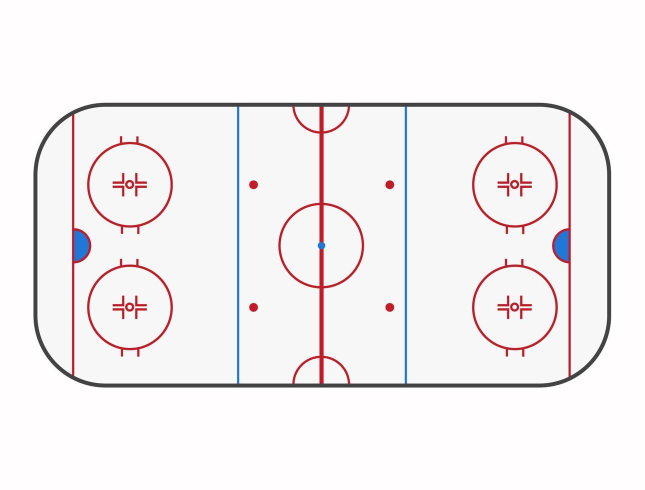
#> input picture assets/rink_template.png, 1289 x 980 px (shown at 1/2 size)
$ python rink.py
#> lines starting #> are read from the running program, lines starting #| are printed output that depends on the picture
"""NHL rink geometry: named keypoints in real-world feet, and their positions on the 2D template.

Rink coordinates are in feet with the origin at the centre dot:
    x runs along the length of the rink, -100 (left end boards) to +100 (right end boards)
    y runs across the rink, +42.5 (far boards, top of the template) to -42.5 (near boards)
"Far" is the side of the rink away from the broadcast camera, "near" is the side closest to it.

The template image (assets/rink_template.png) is not drawn to scale: its zones are stretched
differently along each axis. rink_to_template() handles that with piecewise-linear interpolation
between markings measured on the image, so a position in feet always lands in the right place
relative to the drawn lines.
"""

from pathlib import Path

import cv2
import numpy as np

TEMPLATE_PATH = Path(__file__).parent / "assets" / "rink_template.png"

RINK_LENGTH = 200.0
RINK_WIDTH = 85.0
HALF_LENGTH = RINK_LENGTH / 2
HALF_WIDTH = RINK_WIDTH / 2

# NHL markings, in feet from centre ice.
GOAL_LINE_X = 89.0
BLUE_LINE_X = 25.0
NEUTRAL_DOT_X = 20.0
END_DOT_X = 69.0
FACEOFF_DOT_Y = 22.0
CIRCLE_RADIUS = 15.0
CORNER_RADIUS = 28.0
GOAL_POST_Y = 3.0
CREASE_RADIUS = 6.0
REF_CREASE_RADIUS = 10.0
HASH_OFFSET_X = 2.79  # hash marks are 5'7" apart, centred on the dot
HASH_LENGTH = 2.0

# Where the goal line meets the curved corner boards.
_GOAL_LINE_BOARDS_Y = (HALF_WIDTH - CORNER_RADIUS) + np.sqrt(
    CORNER_RADIUS**2 - (GOAL_LINE_X - (HALF_LENGTH - CORNER_RADIUS)) ** 2)
# Where the hash marks touch the faceoff circle, measured from the dot.
_HASH_BASE_Y = np.sqrt(CIRCLE_RADIUS**2 - HASH_OFFSET_X**2)

# Measured template pixels for each marking, used to map feet -> template pixels.
# (feet, pixel) pairs; must be sorted by feet.
_X_KNOTS = [
    (-100, 70), (-89, 145.5), (-84, 176.5), (-69, 259.5), (-54, 342.5), (-25, 475.5),
    (-20, 507.5), (-15, 558.5), (0, 642.5), (15, 726.0), (20, 779.0), (25, 811.5),
    (54, 945.5), (69, 1029.0), (84, 1112.5), (89, 1138.5), (100, 1218),
]
_Y_KNOTS = [
    (-42.5, 771), (-37, 697.5), (-22, 614), (-15, 575), (-7, 530.5), (0, 491),
    (7, 452.5), (15, 407), (22, 369), (37, 285.5), (42.5, 209),
]


def rink_to_template(points_ft):
    """Map (N, 2) rink coordinates in feet to (N, 2) template pixel coordinates."""
    pts = np.asarray(points_ft, dtype=np.float64).reshape(-1, 2)
    fx, px = zip(*_X_KNOTS)
    fy, py = zip(*_Y_KNOTS)
    return np.column_stack([np.interp(pts[:, 0], fx, px), np.interp(pts[:, 1], fy, py)])


def template_to_rink(points_px):
    """Inverse of rink_to_template()."""
    pts = np.asarray(points_px, dtype=np.float64).reshape(-1, 2)
    fx, px = zip(*_X_KNOTS)
    fy, py = zip(*_Y_KNOTS)
    # np.interp needs increasing x; template y decreases as rink y increases.
    return np.column_stack([np.interp(pts[:, 0], px, fx), np.interp(pts[:, 1], py[::-1], fy[::-1])])


class Keypoint:
    def __init__(self, name, x, y, group, template_px=None):
        self.name = name
        self.xy = (float(x), float(y))
        self.group = group
        # Some drawn features are not to scale with the rest of the template (corner arcs, hash
        # marks), so they carry a measured pixel position instead of the interpolated one.
        self.template_px = template_px if template_px is not None else tuple(rink_to_template(self.xy)[0])

    def __repr__(self):
        return f"Keypoint({self.name!r}, x={self.xy[0]}, y={self.xy[1]})"


def _build_keypoints():
    kps = []

    def add(name, x, y, group, px=None):
        kps.append(Keypoint(name, x, y, group, px))

    # Centre ice.
    add("center_dot", 0, 0, "center")
    add("center_circle_far", 0, CIRCLE_RADIUS, "center")
    add("center_circle_near", 0, -CIRCLE_RADIUS, "center")
    add("center_circle_left", -CIRCLE_RADIUS, 0, "center")
    add("center_circle_right", CIRCLE_RADIUS, 0, "center")
    add("center_line_far_boards", 0, HALF_WIDTH, "lines")
    add("center_line_near_boards", 0, -HALF_WIDTH, "lines")

    # Referee creases (semicircles on the boards at centre ice).
    for side, sy, apex_px in (("far", 1, 265), ("near", -1, 716)):
        add(f"ref_crease_{side}_apex", 0, sy * (HALF_WIDTH - REF_CREASE_RADIUS), "center", (642.5, apex_px))
        add(f"ref_crease_{side}_left", -REF_CREASE_RADIUS, sy * HALF_WIDTH, "center", (586, 209 if sy > 0 else 771))
        add(f"ref_crease_{side}_right", REF_CREASE_RADIUS, sy * HALF_WIDTH, "center", (698, 209 if sy > 0 else 771))

    for end, sx in (("left", -1), ("right", 1)):
        e = end[0].upper()  # "L" / "R"

        # Blue line and neutral zone.
        add(f"{e}_blue_line_far_boards", sx * BLUE_LINE_X, HALF_WIDTH, "lines")
        add(f"{e}_blue_line_near_boards", sx * BLUE_LINE_X, -HALF_WIDTH, "lines")
        add(f"{e}_neutral_dot_far", sx * NEUTRAL_DOT_X, FACEOFF_DOT_Y, "neutral_dots")
        add(f"{e}_neutral_dot_near", sx * NEUTRAL_DOT_X, -FACEOFF_DOT_Y, "neutral_dots")

        # Goal line, goal and crease.
        gl_px = 145.5 if sx < 0 else 1138.5
        add(f"{e}_goal_line_far_boards", sx * GOAL_LINE_X, _GOAL_LINE_BOARDS_Y, "lines", (gl_px, 231))
        add(f"{e}_goal_line_near_boards", sx * GOAL_LINE_X, -_GOAL_LINE_BOARDS_Y, "lines", (gl_px, 748))
        add(f"{e}_goal_center", sx * GOAL_LINE_X, 0, "goal")
        add(f"{e}_goal_post_far", sx * GOAL_LINE_X, GOAL_POST_Y, "goal")
        add(f"{e}_goal_post_near", sx * GOAL_LINE_X, -GOAL_POST_Y, "goal")
        add(f"{e}_crease_apex", sx * (GOAL_LINE_X - CREASE_RADIUS), 0, "goal",
            (181 if sx < 0 else 1105, 491))

        # End boards and corners (where the straight boards meet the corner arcs).
        board_px = 70 if sx < 0 else 1218
        corner_x_px = 210 if sx < 0 else 1078
        add(f"{e}_end_boards_center", sx * HALF_LENGTH, 0, "boards")
        for side, sy in (("far", 1), ("near", -1)):
            add(f"{e}_corner_{side}_side_boards", sx * (HALF_LENGTH - CORNER_RADIUS), sy * HALF_WIDTH,
                "boards", (corner_x_px, 209 if sy > 0 else 771))
            add(f"{e}_corner_{side}_end_boards", sx * HALF_LENGTH, sy * (HALF_WIDTH - CORNER_RADIUS),
                "boards", (board_px, 350 if sy > 0 else 632))

        # End-zone faceoff circles: dot, four extreme points on the circle, four hash mark tips.
        for side, sy in (("far", 1), ("near", -1)):
            cx, cy = sx * END_DOT_X, sy * FACEOFF_DOT_Y
            p = f"{e}_{side}"
            add(f"{p}_endzone_dot", cx, cy, "endzone_dots")
            add(f"{p}_circle_top", cx, cy + CIRCLE_RADIUS, "circles")
            add(f"{p}_circle_bottom", cx, cy - CIRCLE_RADIUS, "circles")
            add(f"{p}_circle_left", cx - CIRCLE_RADIUS, cy, "circles")
            add(f"{p}_circle_right", cx + CIRCLE_RADIUS, cy, "circles")

            dot_px = rink_to_template((cx, cy))[0]
            for vert, sv in (("top", 1), ("bottom", -1)):
                tip_y = cy + sv * (_HASH_BASE_Y + HASH_LENGTH)
                tip_px_y = dot_px[1] - sv * 96  # hash tips are drawn ~96 px from the dot
                for horiz, sh in (("left", -1), ("right", 1)):
                    add(f"{p}_hash_{vert}_{horiz}", cx + sh * HASH_OFFSET_X, tip_y, "hash_marks",
                        (dot_px[0] + sh * 16.5, tip_px_y))
    return {kp.name: kp for kp in kps}


KEYPOINTS = _build_keypoints()

GROUP_COLORS = {  # BGR
    "center": (200, 120, 0),
    "lines": (0, 140, 255),
    "neutral_dots": (0, 170, 0),
    "endzone_dots": (0, 0, 200),
    "circles": (160, 0, 160),
    "hash_marks": (120, 120, 120),
    "goal": (0, 200, 200),
    "boards": (40, 40, 40),
}


def load_template():
    img = cv2.imread(str(TEMPLATE_PATH))
#> img is the input picture: shape (980, 1289, 3); mean B, G, R 241.8, 240.5, 244.5
    if img is None:
        raise FileNotFoundError(TEMPLATE_PATH)
    return img


def draw_keypoints(img=None, names=None, labels=True, scale=1):
    """Draw keypoints (all, or just `names`) on the template. Returns a new image.

    `scale` upsizes the template first so the labels have room to be legible.
    """
    img = load_template() if img is None else img.copy()
    if scale != 1:
        img = cv2.resize(img, None, fx=scale, fy=scale, interpolation=cv2.INTER_CUBIC)
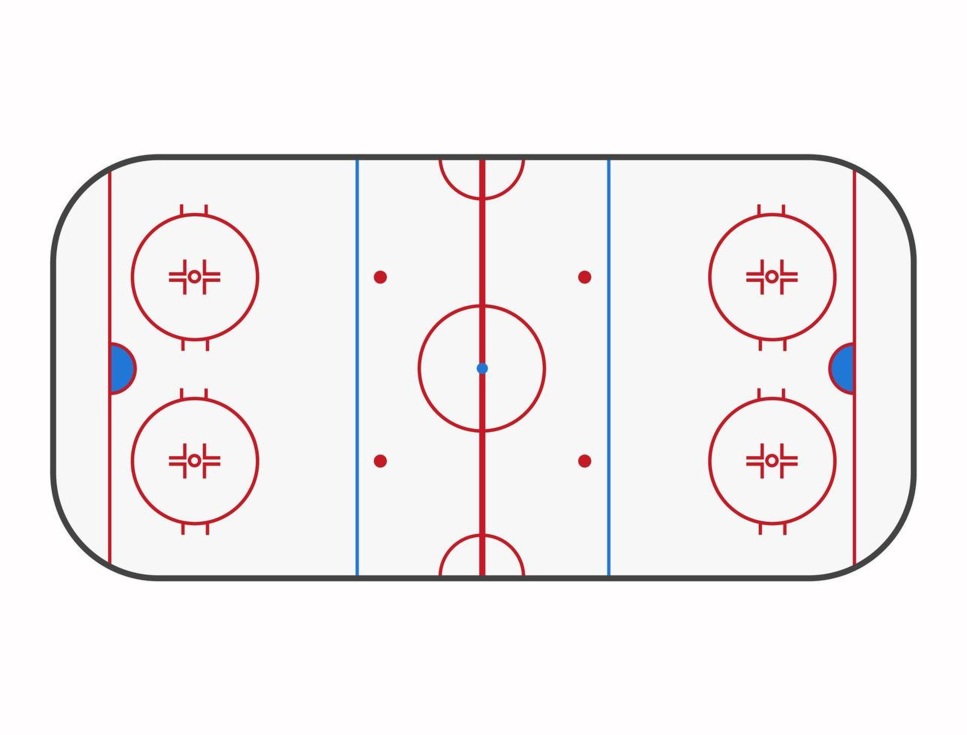
#> img: shape (2940, 3867, 3) (shown at 1/4 size); mean B, G, R 241.8, 240.5, 244.4
    for kp in KEYPOINTS.values():
        if names is not None and kp.name not in names:
            continue
        color = GROUP_COLORS[kp.group]
        x, y = map(int, np.round(np.array(kp.template_px) * scale))
        cv2.circle(img, (x, y), 3 * scale + 2, (255, 255, 255), -1)
        cv2.circle(img, (x, y), 3 * scale, color, -1)
        if labels:
            font_scale = 0.28 * scale
            tx = x + 4 * scale
            if kp.group == "hash_marks" and kp.name.endswith("_left"):
                # Hash marks come in close pairs: put the left one's label on its left.
                (tw, _), _ = cv2.getTextSize(kp.name, cv2.FONT_HERSHEY_SIMPLEX, font_scale, 1)
                tx = x - 4 * scale - tw
            cv2.putText(img, kp.name, (tx, y - 3 * scale), cv2.FONT_HERSHEY_SIMPLEX,
                        font_scale, color, 1, cv2.LINE_AA)
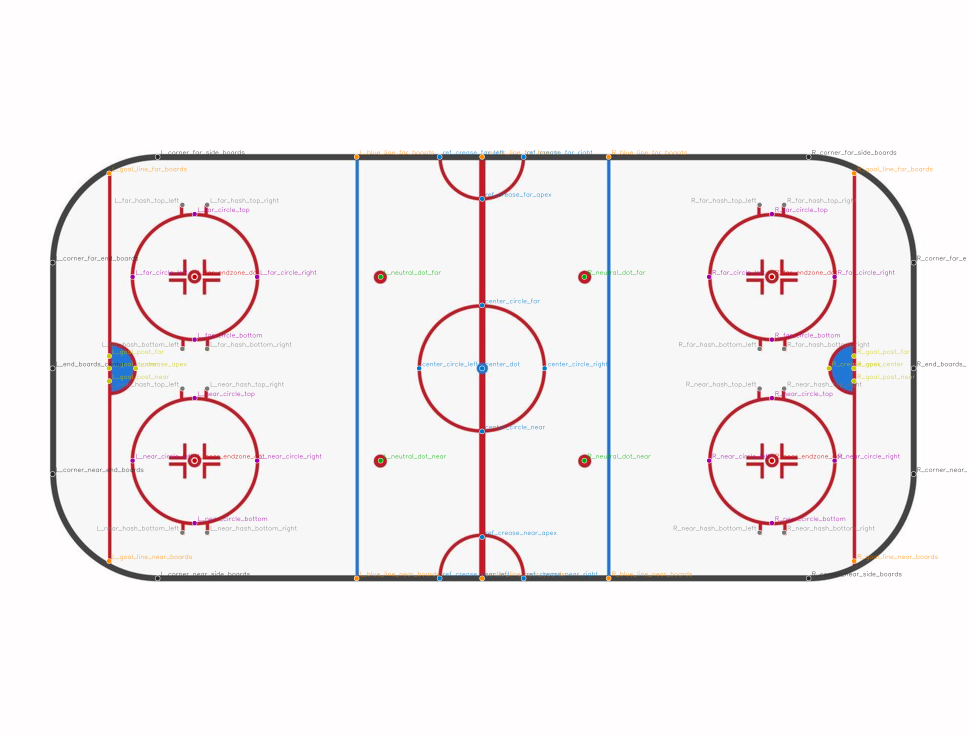
#> img: shape (2940, 3867, 3) (shown at 1/4 size); mean B, G, R 241.2, 239.9, 243.9
    return img


if __name__ == "__main__":
    out = Path("outputs") / "rink_keypoints.png"
    out.parent.mkdir(exist_ok=True)
    cv2.imwrite(str(out), draw_keypoints(scale=3))
    print(f"{len(KEYPOINTS)} keypoints -> {out}")
